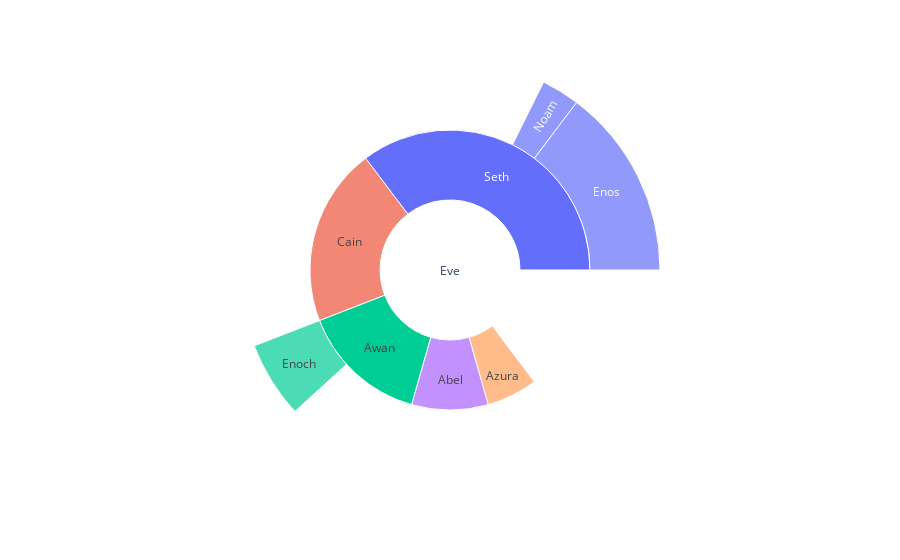

Notebook code for this chart:
### Code cell
fig.show()

### Figure 1 — Plotly figure (JSON) as saved in the notebook; plotly's stock layout.template omitted (floating-point values rounded to 4 significant figures)
{"data": [{"domain": {"x": [0, 1], "y": [0, 1]}, "hovertemplate": "character=%{label}<br>value=%{value}<br>parent=%{parent}<extra></extra>", "labels": ["Eve", "Cain", "Seth", "Enos", "Noam", "Abel", "Awan", "Enoch", "Azura"], "name": "", "parents": ["", "Eve", "Eve", "Seth", "Seth", "Eve", "Eve", "Awan", "Eve"], "type": "sunburst", "values": [10, 14, 12, 10, 2, 6, 6, 4, 4]}], "layout": {"legend": {"tracegroupgap": 0}, "margin": {"t": 60}}}
